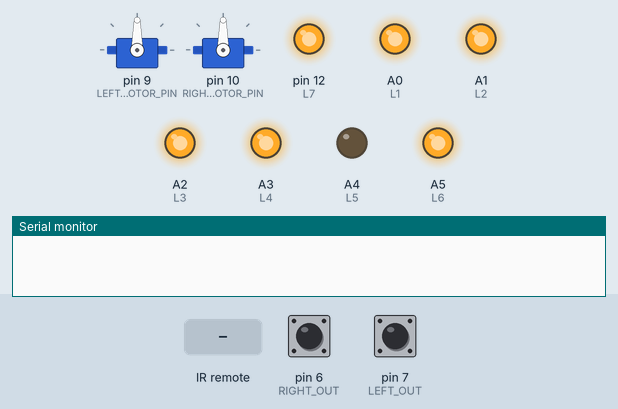
A sketch run on a simulated Arduino Uno, built with avr-gcc and run on an emulated ATmega328P. On the bench: 2 × servo, output pins drawn as LEDs (lit = HIGH), the last lines printed to the serial monitor. The inputs (shaded band) are chosen by the test bench; at power-on: pin 6 (RIGHT_OUT) LOW, pin 7 (LEFT_OUT) LOW. Pins used as bus, display or sensor lines are not drawn.

Above: at 1.2 s.
1.3 s: infrared code 0xFF10EF received
At 2.8 s:
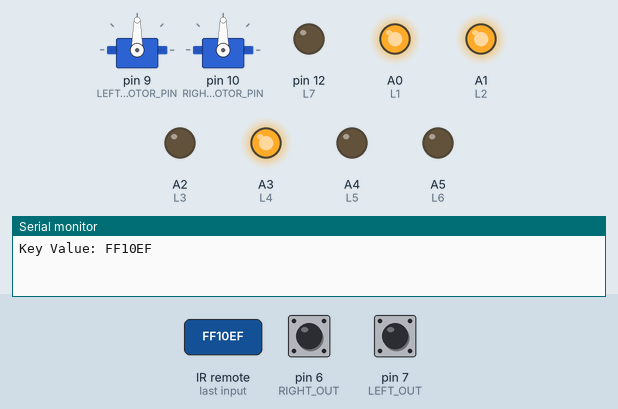
4.3 s: infrared code 0xFF5AA5 received
At 5.6 s:
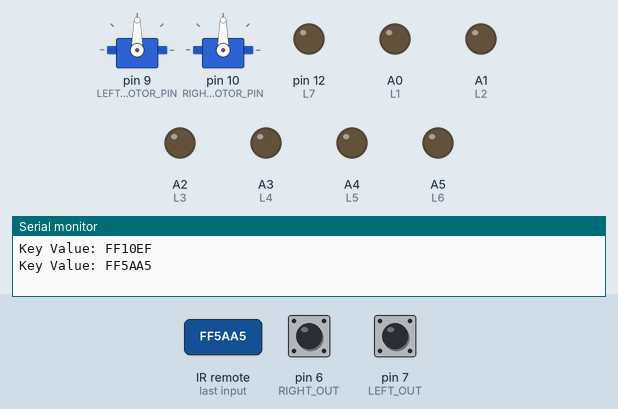
7.3 s: infrared code 0xFF18E7 received
At 8.5 s:
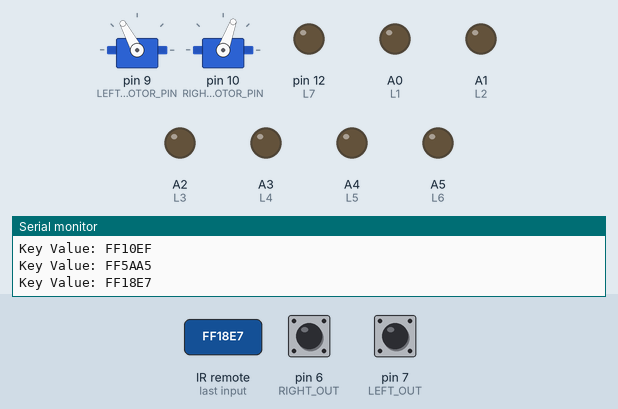
10.3 s: infrared code 0xFF4AB5 received
At 11.4 s:
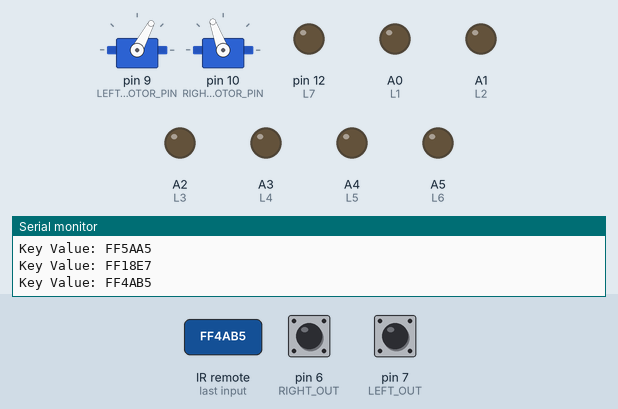
13.3 s: infrared code 0xFF6897 received
At 15.8 s:
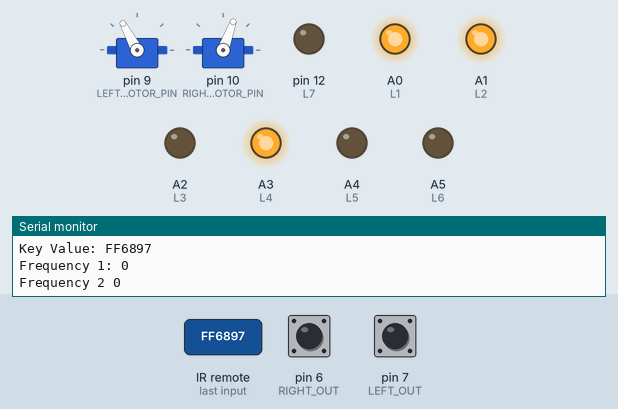
16.3 s: infrared code 0xFFA25D received
At 18.5 s:
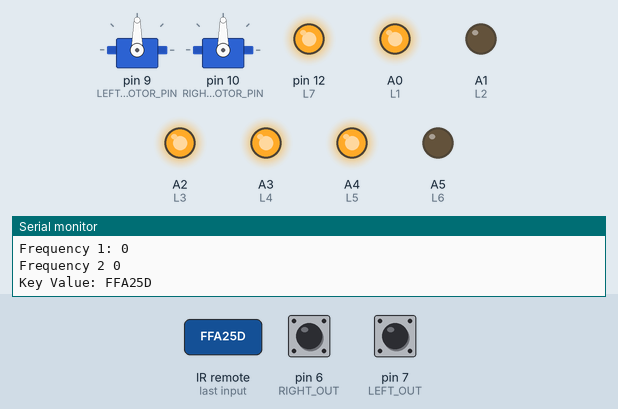
Timing chart, 0 to 39.4 s (numbered marks = the images above; inputs shaded):
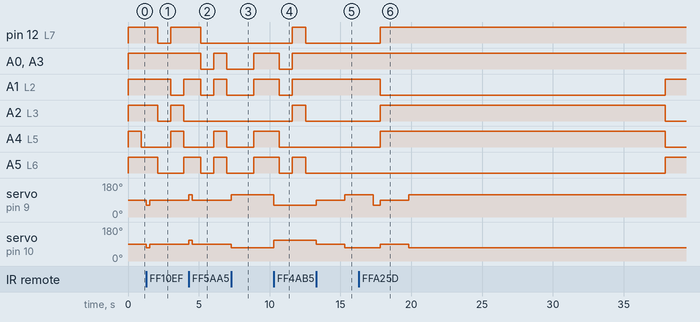

The sketch:

Arduino.ino
```cpp
/*
 * Code created by Alexandre Lavoie of team int kiwi during Dawson Hackathon 2019.
 */

int kiwi = 255; // N.P - <3

// Includes
#include <Servo.h>
#include <IRremote.h>

// Color Sensors -> S0-S3 are pins on the color sensor. I realized during the competition I could put them in parallel.
#define S0 2
#define S1 3
#define S2 4
#define S3 5
#define LEFT_OUT 7 // Left Color Sensor Out
#define RIGHT_OUT 6 // Right Color Sensor Out

// Servos
#define LEFT_MOTOR_PIN 9
#define RIGHT_MOTOR_PIN 10
Servo left_motor;
Servo right_motor;
// Servo Calibration
#define LEFT_MOTOR_ZERO 90
#define RIGHT_MOTOR_ZERO 90
#define LEFT_MOTOR_SPEED 28
#define RIGHT_MOTOR_SPEED -20
#define TURN_DELAY 250

// 7 Segment Display
#define L1 A0
#define L2 A1
#define L3 A2
#define L4 A3
#define L5 A4
#define L6 A5
#define L7 12
// 7 Segment Display Timing and States for Drawings
int state = -1;
int timer = 0;

// IR Receiver
#define IR_PIN 11
#define BUTTON_OK 0xFF38C7
#define BUTTON_LEFT 0xFF10EF
#define BUTTON_RIGHT 0xFF5AA5
#define BUTTON_UP 0xFF18E7
#define BUTTON_DOWN 0xFF4AB5
#define BUTTON_STAR 0xFF6897
#define BUTTON_POUND 0xFFB04F
#define BUTTON_1 0xFFA25D
#define BUTTON_2 0xFF02FD
#define BUTTON_3 0xFFE21D
#define HOLD 0xFFFFFF // Not used, but I realized the IR Controller sent this value when any button held (Better controls for turning?)
IRrecv irrecv(IR_PIN);
decode_results results;

// States
bool auto_pilot = false; // Swtich between line following and manual control.
bool drive_forward = false; // On-Off Drive Forward (To prevent drive forward coming off while turning)

void setup() {
  // Color Sensor
  pinMode(S0, OUTPUT);
  pinMode(S1, OUTPUT);
  pinMode(S2, OUTPUT);
  pinMode(S3, OUTPUT);
  pinMode(LEFT_OUT, INPUT);
  pinMode(RIGHT_OUT, INPUT);
  // S0-S3 Set in Setup because only looking at Clear Filter at 20%
  digitalWrite(S0, HIGH);
  digitalWrite(S1, LOW);
  digitalWrite(S2, HIGH);
  digitalWrite(S3, LOW);

  // LED Segment
  pinMode(L1, OUTPUT);
  pinMode(L2, OUTPUT);
  pinMode(L3, OUTPUT);
  pinMode(L4, OUTPUT);
  pinMode(L5, OUTPUT);
  pinMode(L6, OUTPUT);
  pinMode(L7, OUTPUT);
  digitalWrite(L1, HIGH);

  // IR Sensor
  irrecv.enableIRIn();

  // Servos
  left_motor.attach(LEFT_MOTOR_PIN);
  right_motor.attach(RIGHT_MOTOR_PIN);

  // Serial
  Serial.begin(9600);
}

/*
 * Turns on/off LEDs on the 7 Segment Display.
 */

void led_display_draw(bool l1=false, bool l2=false, bool l3=false, bool l4=false, bool l5=false, bool l6=false, bool l7=false){
  digitalWrite(L1, (l1) ? HIGH : LOW);
  digitalWrite(L2, (l2) ? HIGH : LOW);
  digitalWrite(L3, (l3) ? HIGH : LOW);
  digitalWrite(L4, (l4) ? HIGH : LOW);
  digitalWrite(L5, (l5) ? HIGH : LOW);
  digitalWrite(L6, (l6) ? HIGH : LOW);
  digitalWrite(L7, (l7) ? HIGH : LOW);
}

/*
 * Updates the 7 Segment Display with hardcoded LED drawings.
 */

void led_display_update(){
  if(timer >= 10000) {state ++; timer=0;}
  if(state>8) state = 0;

  // For Drawing Purpose - 1 : LEFT-TOP, 2: RIGHT-BOTTOM, 3: TOP-TOP, 4: LEFT-BOTTOM, 5: BOTTOM-BOTTOM, 6: TOP-RIGHT, 7: MIDDLE-MIDDLE

  switch(state){
    case 0:
      led_display_draw(true, true, true, true, false, true, true); // A
      break;
    case 1:
      led_display_draw(true, true, false, true, false, false, false); // L
      break;
    case 2:
      led_display_draw(true, false, true, true, true, false, true); // E
      break;
    case 3:
      led_display_draw(true, true, false, true, false, true, true); // X
      break;
    case 4:
      led_display_draw(); // EMPTY
      break;
    case 5:
      led_display_draw(true, true, false, true, true, true, false); // Smiley -> :)
      break;
    case 6:
      led_display_draw(); // Empty
      break;
    case 7:
      led_display_draw(true, true, false, true, true, true, false); // Smiley -> :)
      break;
    case 8:
      led_display_draw(); // Empty
      break;
    default:
      led_display_draw(true, true, true, true, true, true, true); // If there is a state error, display full segment.
      break;
  }
}

/*
 * Get controller inputs and performs functions using switch statment.
 */

void scan_controller() {
  if(irrecv.decode(&results)){
    irrecv.resume();

    Serial.print("Key Value: ");
    Serial.println(results.value, HEX);

    switch(results.value){
      case BUTTON_RIGHT:
        drive_and_stop(LEFT_MOTOR_SPEED, -RIGHT_MOTOR_SPEED, TURN_DELAY);
        break;
      case BUTTON_LEFT:
        drive_and_stop(-LEFT_MOTOR_SPEED, RIGHT_MOTOR_SPEED, TURN_DELAY);
        break;
      case BUTTON_OK:
        drive_forward = false;
        drive(0, 0);
        break;
      case BUTTON_UP:
        drive_forward = true;
        break;
      case BUTTON_DOWN:
        drive_forward = false;
        drive(-LEFT_MOTOR_SPEED, -RIGHT_MOTOR_SPEED);
        break;
      case BUTTON_STAR:
        auto_pilot = true;
        drive_forward = false;
        drive(0,0);
        break;
      case BUTTON_POUND:
        auto_pilot = false;
        drive_forward = false;
        drive(0,0);
        break;
      case BUTTON_1:
        drive_and_stop(-LEFT_MOTOR_SPEED, RIGHT_MOTOR_SPEED, TURN_DELAY * 2);
        break;
      case BUTTON_2:
        break;
      case BUTTON_3:
        drive_and_stop(LEFT_MOTOR_SPEED, -RIGHT_MOTOR_SPEED, TURN_DELAY * 2);
        break;
    }
  }
}

/*
 * Continuous Driving for Servos unless if Overwritten -> Forward/Backward Driving
 */

void drive(float left_motor_speed, float right_motor_speed){
  left_motor.write(LEFT_MOTOR_ZERO + left_motor_speed);
  right_motor.write(RIGHT_MOTOR_ZERO + right_motor_speed);
}

/*
 * Timed Driving for Servos -> Turning
 */

void drive_and_stop(float left_motor_speed, float right_motor_speed, int del){
  drive(left_motor_speed, right_motor_speed);
  delay(del);
  drive(0,0);
}

/*
 * Line Following Algorithm.
 */

void line_follow(){
  int frequency = pulseIn(LEFT_OUT, LOW);
  int frequency2 = pulseIn(RIGHT_OUT, LOW);

  Serial.print("Frequency 1: ");
  Serial.println(frequency);
  Serial.print("Frequency 2 ");
  Serial.println(frequency2);

  // Checks if one color sensor sees brighter/darker values. If one sees a dark values, means they're closer to the line, thus turn the other side. (Maybe could look at the variation of both?)
  if(frequency > frequency2){
    drive(LEFT_MOTOR_SPEED / 2, RIGHT_MOTOR_SPEED);
  }else if(frequency < frequency2){
    drive(LEFT_MOTOR_SPEED, RIGHT_MOTOR_SPEED / 2);
  }else{
    drive(LEFT_MOTOR_SPEED, RIGHT_MOTOR_SPEED);
  }

  delay(10);
}

void loop() {

  scan_controller();

  led_display_update();

  if(auto_pilot == true){
    timer+=1000; // Timer for display (considering the 10 second delay in the line_folow function).
    line_follow();
  }else{
    timer++; // Timer for display with no function running.
    if(drive_forward){
      drive(LEFT_MOTOR_SPEED, RIGHT_MOTOR_SPEED);
    }
  }
}
```

Measured:
- after the input at 1.3 s, servo on pin 9 (LEFT_MOTOR_PIN): 90° → 62° at once, → 90° 0.25 s later; servo on pin 10 (RIGHT_MOTOR_PIN): 90° → 70° at once, → 90° 0.25 s later
- after the input at 4.3 s, pin 12 (L7): HIGH → LOW after 0.83 s instead of 0.58 s; servo on pin 9 (LEFT_MOTOR_PIN): 90° → 118° at once, → 90° 0.25 s later; servo on pin 10 (RIGHT_MOTOR_PIN): 90° → 110° at once, → 90° 0.25 s later
- after the input at 7.3 s, pin 12 (L7), A2 (L3): stays LOW (without the input it goes to HIGH after 2.5 s); servo on pin 9 (LEFT_MOTOR_PIN): 90° → 118° at once; servo on pin 10 (RIGHT_MOTOR_PIN): 90° → 70° at once
- after the input at 10.3 s, pin 12 (L7), A2 (L3): LOW → HIGH after 1.3 s, → LOW 0.93 s later; A0 (L1), A1 (L2), A3 (L4), A4 (L5), A5 (L6): HIGH → LOW after 0.38 s instead of 0.98 s; servo on pin 9 (LEFT_MOTOR_PIN): 118° → 62° at once; servo on pin 10 (RIGHT_MOTOR_PIN): 70° → 110° at once
- after the input at 13.3 s, pin 12 (L7): stays LOW (without the input it goes to HIGH after 0.16 s); A0 (L1): stays HIGH (without the input it goes to LOW after 2.0 s)
- after the input at 16.3 s, pin 12 (L7): LOW → HIGH after 1.5 s instead of 1.0 s; A5 (L6): LOW → HIGH after 21.6 s instead of 21.1 s; servo on pin 9 (LEFT_MOTOR_PIN): 118° → 62° after 1.0 s, → 90° 0.50 s later, → 118° 2.0 s later; servo on pin 10 (RIGHT_MOTOR_PIN): 70° → 90° after 1.5 s, → 70° 2.0 s later
